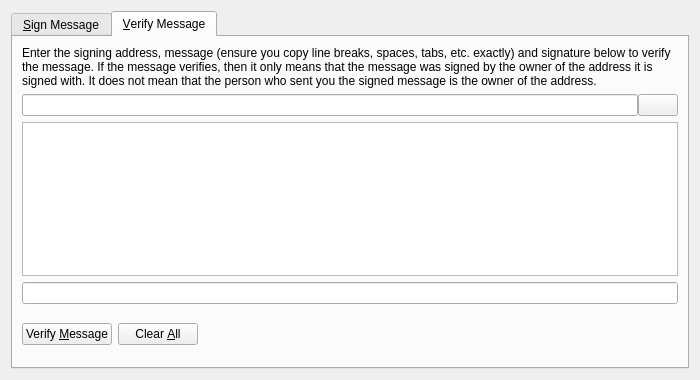
<?xml version="1.0" encoding="UTF-8"?>
<ui version="4.0">
 <class>SignVerifyMessageDialog</class>
 <widget class="QDialog" name="SignVerifyMessageDialog">
  <property name="geometry">
   <rect>
    <x>0</x>
    <y>0</y>
    <width>700</width>
    <height>380</height>
   </rect>
  </property>
  <property name="windowTitle">
   <string>Signatures - Sign / Verify a Message</string>
  </property>
  <property name="modal">
   <bool>true</bool>
  </property>
  <layout class="QVBoxLayout" name="verticalLayout">
   <item>
    <widget class="QTabWidget" name="tabWidget">
     <property name="currentIndex">
      <number>1</number>
     </property>
     <widget class="QWidget" name="tabSignMessage">
      <attribute name="title">
       <string>&amp;Sign Message</string>
      </attribute>
      <layout class="QVBoxLayout" name="verticalLayout_SM">
       <item>
        <widget class="QLabel" name="infoLabel_SM">
         <property name="text">
          <string>You can sign messages with your addresses to prove you own them. Don't sign messages that others can use to impersonate you.</string>
         </property>
         <property name="textFormat">
          <enum>Qt::PlainText</enum>
         </property>
         <property name="wordWrap">
          <bool>true</bool>
         </property>
        </widget>
       </item>
       <item>
        <layout class="QHBoxLayout" name="horizontalLayout_1_SM">
         <property name="spacing">
          <number>0</number>
         </property>
         <item>
          <widget class="QValidatedLineEdit" name="addressIn_SM">
           <property name="toolTip">
            <string>The address to sign the message with (e.g. TXbZLDSd6EQ5aR3bwjys3sA17FuFS4uLB6)</string>
           </property>
           <property name="maxLength">
            <number>34</number>
           </property>
          </widget>
         </item>
         <item>
          <widget class="QPushButton" name="addressBookButton_SM">
           <property name="toolTip">
            <string>Choose an address from the address book</string>
           </property>
           <property name="text">
            <string/>
           </property>
           <property name="icon">
            <iconset resource="../bitcoin.qrc">
             <normaloff>:/icons/address-book</normaloff>:/icons/address-book</iconset>
           </property>
           <property name="shortcut">
            <string>Alt+A</string>
           </property>
           <property name="autoDefault">
            <bool>false</bool>
           </property>
          </widget>
         </item>
         <item>
          <widget class="QPushButton" name="pasteButton_SM">
           <property name="toolTip">
            <string>Paste address from clipboard</string>
           </property>
           <property name="text">
            <string/>
           </property>
           <property name="icon">
            <iconset resource="../bitcoin.qrc">
             <normaloff>:/icons/editpaste</normaloff>:/icons/editpaste</iconset>
           </property>
           <property name="shortcut">
            <string>Alt+P</string>
           </property>
           <property name="autoDefault">
            <bool>false</bool>
           </property>
          </widget>
         </item>
        </layout>
       </item>
       <item>
        <widget class="QPlainTextEdit" name="messageIn_SM">
         <property name="toolTip">
          <string>Enter the message you want to sign here</string>
         </property>
        </widget>
       </item>
       <item>
        <widget class="QLabel" name="signatureLabel_SM">
         <property name="text">
          <string>Signature</string>
         </property>
         <property name="textFormat">
          <enum>Qt::PlainText</enum>
         </property>
        </widget>
       </item>
       <item>
        <layout class="QHBoxLayout" name="horizontalLayout_2_SM">
         <property name="spacing">
          <number>0</number>
         </property>
         <item>
          <widget class="QLineEdit" name="signatureOut_SM">
           <property name="font">
            <font>
             <italic>true</italic>
            </font>
           </property>
           <property name="readOnly">
            <bool>true</bool>
           </property>
          </widget>
         </item>
         <item>
          <widget class="QPushButton" name="copySignatureButton_SM">
           <property name="toolTip">
            <string>Copy the current signature to the system clipboard</string>
           </property>
           <property name="text">
            <string/>
           </property>
           <property name="icon">
            <iconset resource="../bitcoin.qrc">
             <normaloff>:/icons/editcopy</normaloff>:/icons/editcopy</iconset>
           </property>
           <property name="autoDefault">
            <bool>false</bool>
           </property>
          </widget>
         </item>
        </layout>
       </item>
       <item>
        <layout class="QHBoxLayout" name="horizontalLayout_3_SM">
         <item>
          <widget class="QPushButton" name="signMessageButton_SM">
           <property name="toolTip">
            <string>Sign the message to prove you own this WinnerCoin address</string>
           </property>
           <property name="text">
            <string>Sign &amp;Message</string>
           </property>
           <property name="icon">
            <iconset resource="../bitcoin.qrc">
             <normaloff>:/icons/edit</normaloff>:/icons/edit</iconset>
           </property>
           <property name="autoDefault">
            <bool>false</bool>
           </property>
          </widget>
         </item>
         <item>
          <widget class="QPushButton" name="clearButton_SM">
           <property name="toolTip">
            <string>Reset all sign message fields</string>
           </property>
           <property name="text">
            <string>Clear &amp;All</string>
           </property>
           <property name="icon">
            <iconset resource="../bitcoin.qrc">
             <normaloff>:/icons/remove</normaloff>:/icons/remove</iconset>
           </property>
           <property name="autoDefault">
            <bool>false</bool>
           </property>
          </widget>
         </item>
         <item>
          <spacer name="horizontalSpacer_1_SM">
           <property name="orientation">
            <enum>Qt::Horizontal</enum>
           </property>
           <property name="sizeHint" stdset="0">
            <size>
             <width>40</width>
             <height>48</height>
            </size>
           </property>
          </spacer>
         </item>
         <item>
          <widget class="QLabel" name="statusLabel_SM">
           <property name="font">
            <font>
             <weight>75</weight>
             <bold>true</bold>
            </font>
           </property>
           <property name="text">
            <string/>
           </property>
           <property name="wordWrap">
            <bool>true</bool>
           </property>
          </widget>
         </item>
         <item>
          <spacer name="horizontalSpacer_2_SM">
           <property name="orientation">
            <enum>Qt::Horizontal</enum>
           </property>
           <property name="sizeHint" stdset="0">
            <size>
             <width>40</width>
             <height>48</height>
            </size>
           </property>
          </spacer>
         </item>
        </layout>
       </item>
      </layout>
     </widget>
     <widget class="QWidget" name="tabVerifyMessage">
      <attribute name="title">
       <string>&amp;Verify Message</string>
      </attribute>
      <layout class="QVBoxLayout" name="verticalLayout_VM">
       <item>
        <widget class="QLabel" name="infoLabel_VM">
         <property name="text">
          <string>Enter the signing address, message (ensure you copy line breaks, spaces, tabs, etc. exactly) and signature below to verify the message. If the message verifies, then it only means that the message was signed by the owner of the address it is signed with. It does not mean that the person who sent you the signed message is the owner of the address.</string>
         </property>
         <property name="textFormat">
          <enum>Qt::PlainText</enum>
         </property>
         <property name="alignment">
          <set>Qt::AlignLeading|Qt::AlignLeft|Qt::AlignTop</set>
         </property>
         <property name="wordWrap">
          <bool>true</bool>
         </property>
        </widget>
       </item>
       <item>
        <layout class="QHBoxLayout" name="horizontalLayout_1_VM">
         <property name="spacing">
          <number>0</number>
         </property>
         <item>
          <widget class="QValidatedLineEdit" name="addressIn_VM">
           <property name="toolTip">
            <string>The address the message was signed with (e.g. TXbZLDSd6EQ5aR3bwjys3sA17FuFS4uLB6)</string>
           </property>
           <property name="maxLength">
            <number>34</number>
           </property>
          </widget>
         </item>
         <item>
          <widget class="QPushButton" name="addressBookButton_VM">
           <property name="toolTip">
            <string>Choose an address from the address book</string>
           </property>
           <property name="text">
            <string/>
           </property>
           <property name="icon">
            <iconset resource="../bitcoin.qrc">
             <normaloff>:/icons/address-book</normaloff>:/icons/address-book</iconset>
           </property>
           <property name="shortcut">
            <string>Alt+A</string>
           </property>
           <property name="autoDefault">
            <bool>false</bool>
           </property>
          </widget>
         </item>
        </layout>
       </item>
       <item>
        <widget class="QPlainTextEdit" name="messageIn_VM"/>
       </item>
       <item>
        <widget class="QValidatedLineEdit" name="signatureIn_VM"/>
       </item>
       <item>
        <layout class="QHBoxLayout" name="horizontalLayout_2_VM">
         <item>
          <widget class="QPushButton" name="verifyMessageButton_VM">
           <property name="toolTip">
            <string>Verify the message to ensure it was signed with the specified WinnerCoin address</string>
           </property>
           <property name="text">
            <string>Verify &amp;Message</string>
           </property>
           <property name="icon">
            <iconset resource="../bitcoin.qrc">
             <normaloff>:/icons/transaction_0</normaloff>:/icons/transaction_0</iconset>
           </property>
           <property name="autoDefault">
            <bool>false</bool>
           </property>
          </widget>
         </item>
         <item>
          <widget class="QPushButton" name="clearButton_VM">
           <property name="toolTip">
            <string>Reset all verify message fields</string>
           </property>
           <property name="text">
            <string>Clear &amp;All</string>
           </property>
           <property name="icon">
            <iconset resource="../bitcoin.qrc">
             <normaloff>:/icons/remove</normaloff>:/icons/remove</iconset>
           </property>
           <property name="autoDefault">
            <bool>false</bool>
           </property>
          </widget>
         </item>
         <item>
          <spacer name="horizontalSpacer_1_VM">
           <property name="orientation">
            <enum>Qt::Horizontal</enum>
           </property>
           <property name="sizeHint" stdset="0">
            <size>
             <width>40</width>
             <height>48</height>
            </size>
           </property>
          </spacer>
         </item>
         <item>
          <widget class="QLabel" name="statusLabel_VM">
           <property name="font">
            <font>
             <weight>75</weight>
             <bold>true</bold>
            </font>
           </property>
           <property name="text">
            <string/>
           </property>
           <property name="wordWrap">
            <bool>true</bool>
           </property>
          </widget>
         </item>
         <item>
          <spacer name="horizontalSpacer_2_VM">
           <property name="orientation">
            <enum>Qt::Horizontal</enum>
           </property>
           <property name="sizeHint" stdset="0">
            <size>
             <width>40</width>
             <height>48</height>
            </size>
           </property>
          </spacer>
         </item>
        </layout>
       </item>
      </layout>
     </widget>
    </widget>
   </item>
  </layout>
 </widget>
 <customwidgets>
  <customwidget>
   <class>QValidatedLineEdit</class>
   <extends>QLineEdit</extends>
   <header>qvalidatedlineedit.h</header>
  </customwidget>
 </customwidgets>
 <resources>
  <include location="../bitcoin.qrc"/>
 </resources>
 <connections/>
</ui>
